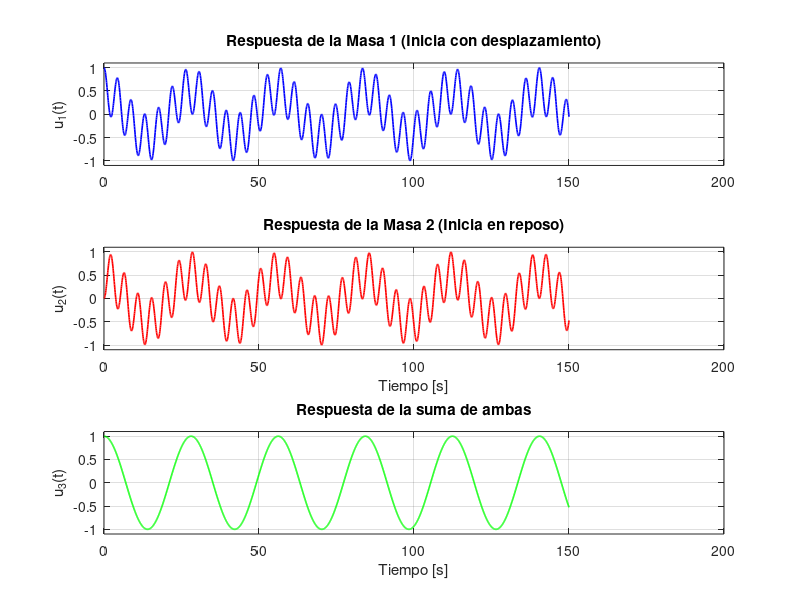

The MATLAB script that drew this image:
% 1. Parámetros temporales y frecuencias
w1 = sqrt(1/20);
w2 = sqrt(41/20);

% Intervalo suficiente para ver 1 o 2 ciclos completos de transferencia de energía
t = linspace(0, 150, 2000); 

% 2. Evaluación de las soluciones exactas
u1 = 0.5 * cos(w1 * t) + 0.5 * cos(w2 * t);
u2 = 0.5 * cos(w1 * t) - 0.5 * cos(w2 * t);
u3 = u1 + u2;
% 3. Gráfica de los desplazamientos
figure('Color', 'w');

subplot(3, 1, 1);
plot(t, u1, 'b', 'LineWidth', 1.2);
grid on;
ylabel('u_1(t)');
title('Respuesta de la Masa 1 (Inicia con desplazamiento)');
ylim([-1.1, 1.1]);

subplot(3, 1, 2);
plot(t, u2, 'r', 'LineWidth', 1.2);
grid on;
xlabel('Tiempo [s]');
ylabel('u_2(t)');
title('Respuesta de la Masa 2 (Inicia en reposo)');
ylim([-1.1, 1.1]);

subplot(3, 1, 3);
plot(t, u3, 'g', 'LineWidth', 1.2);
grid on;
xlabel('Tiempo [s]');
ylabel('u_3(t)');
title('Respuesta de la suma de ambas');
ylim([-1.1, 1.1]);
